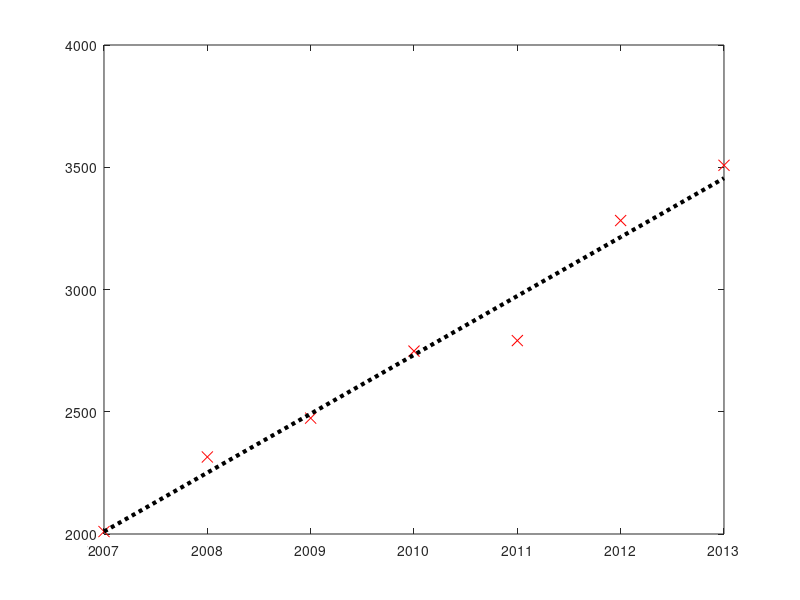

Reproduce this figure in MATLAB.
GE = [2007, 2010; 2008, 2315; 2009, 2474; 2010, 2748; 2011, 2791; 2012, 3282; 2013, 3508];

figure('color', 'white')
plot(GE(:,1), GE(:,2), 'x r', 'MarkerSize', 8)

c = polyfit(GE(:,1), GE(:,2), 1);
m = c(1);
b = c(2);

hold on
plot(GE(:,1), m*GE(:,1) + b, ': k', 'LineWidth', 3)

yearInput = input('Enter a prediction year, greater than 2013: ');
fprintf('In year %.0f, there will be %.0f students in General Engineering.\n', yearInput, (yearInput*m + b));